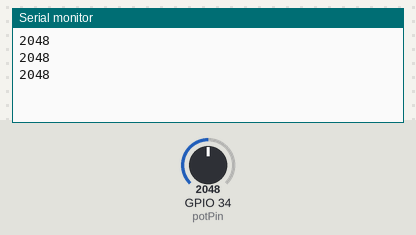
The sketch below on a simulated ESP32. Shown: the last lines printed to the serial monitor. The test bench sets the inputs (shaded band); at power-on: GPIO 34 (potPin) = 2048.

Above: at 1.3 s.
1.4 s: GPIO 34 (potPin) set to 2866
At 1.9 s:
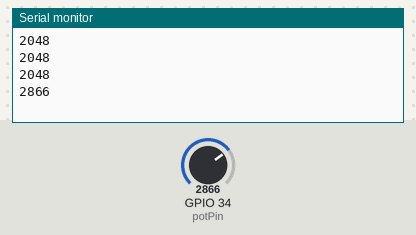
2.9 s: GPIO 34 (potPin) set to 3603
At 3.4 s:
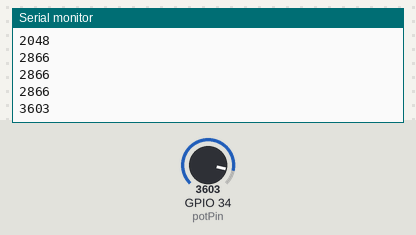
Timing chart, 0 to 5.9 s (numbered marks = the images above; inputs shaded):
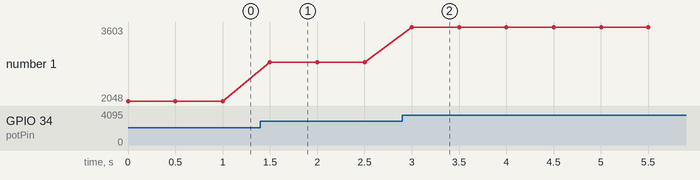

Measured:
- after the input at 1.4 s, the serial monitor: prints a new line after 0.10 s (image 1)
- after the input at 2.9 s, the serial monitor: prints a new line after 0.10 s (image 2)
- plotted number 1: 2048 → 2866 after the input at 1.4 s, 2866 → 3603 after the input at 2.9 s

The sketch:

sketch.ino
```cpp
const int potPin = 34;

void setup() {
  Serial.begin(115200);
}

void loop() {
  int potValue = analogRead(potPin);

  Serial.println(potValue);

  delay(500);
}
```
